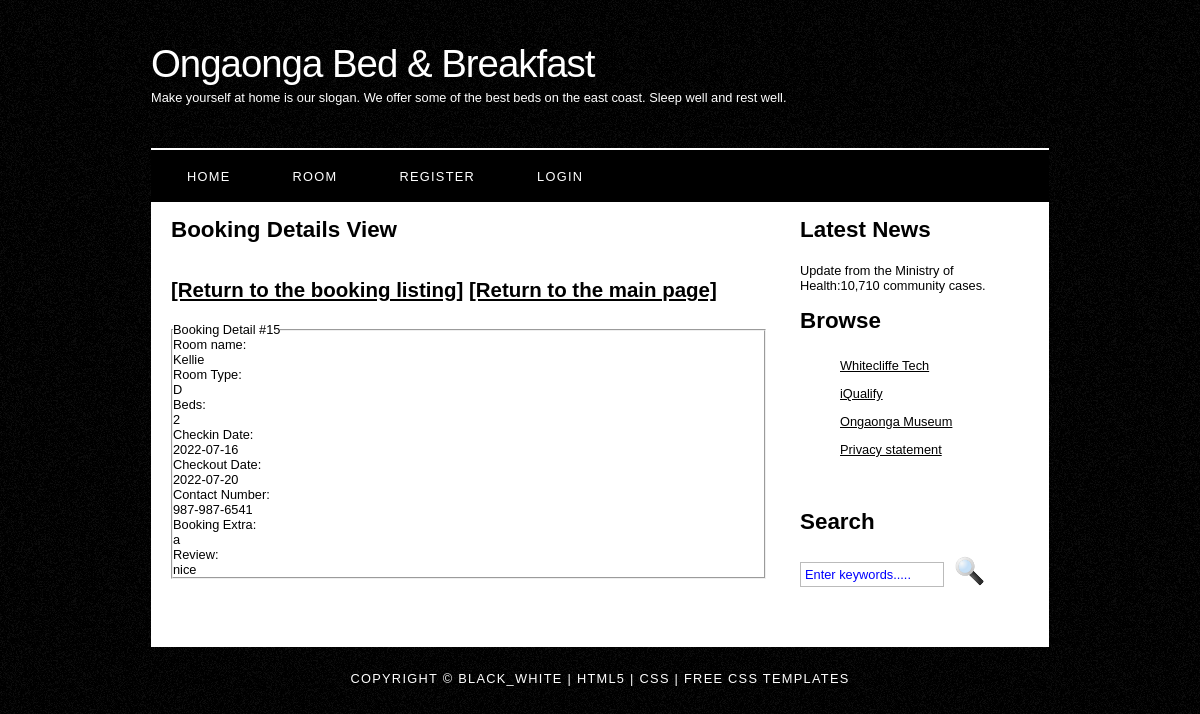
The page /bookaroom/bookingdetails.php?id=15 on the database its author committed.
### tables this page shows
CREATE TABLE `booking` (
  `bookingID` int NOT NULL AUTO_INCREMENT,
  `roomID` int NOT NULL,
  `customerID` int NOT NULL,
  `checkindate` date NOT NULL,
  `checkoutdate` date NOT NULL,
  `contactnumber` varchar(50) NOT NULL,
  `price` double DEFAULT NULL,
  `review` varchar(100) DEFAULT NULL,
  `booking_extra` varchar(200) DEFAULT NULL,
  PRIMARY KEY (`bookingID`),
  KEY `FK_customerID` (`customerID`),
  KEY `FK_roomID` (`roomID`),
  CONSTRAINT `FK_customerID` FOREIGN KEY (`customerID`) REFERENCES `customer` (`customerID`) ON DELETE RESTRICT ON UPDATE RESTRICT,
  CONSTRAINT `FK_roomID` FOREIGN KEY (`roomID`) REFERENCES `room` (`roomID`) ON DELETE RESTRICT ON UPDATE RESTRICT
);

CREATE TABLE `room` (
  `roomID` int NOT NULL AUTO_INCREMENT,
  `roomname` varchar(60) NOT NULL,
  `description` varchar(60) NOT NULL,
  `roomtype` varchar(50) NOT NULL,
  `beds` int NOT NULL,
  PRIMARY KEY (`roomID`)
);

### bookaroom/bookingdetails.php (the view, shortened to what this page needs)
<!DOCTYPE html>
<html lang="en">
<head>
</head>
<body>
    <?php
    include "header.php";
    include "menu.php";
    echo '<div id="site_content">';
    include "sidebar.php";
    echo '<div id="content">';
    $DBC = mysqli_connect(DBHOST, DBUSER, DBPASSWORD, DBDATABASE);
    if ($_SERVER["REQUEST_METHOD"] == "GET") {
        $id = $_GET['id'];
    }
    $query = 'SELECT booking.bookingID, room.roomname, room.roomtype, room.beds,
booking.checkindate, booking.checkoutdate, booking.contactnumber, booking.booking_extra, booking.review FROM `booking`
INNER JOIN `room` ON booking.roomID=room.roomID WHERE bookingID=' . $id;
    $result = mysqli_query($DBC, $query);
    $rowcount = mysqli_num_rows($result);
    ?>
    <h1>Booking Details View</h1>
    <h2><a href="bookinglisting.php">[Return to the booking listing]</a>
        <a href="index.php">[Return to the main page]</a>
    </h2>
    <?php
    if ($rowcount > 0) {
        echo "<fieldset><legend>Booking Detail #$id</legend><dl>";
        $row = mysqli_fetch_assoc($result);
        echo "<dt>Room name: </dt><dd>" . $row['roomname'] . "</dd>" . PHP_EOL;
        echo "<dt>Room Type: </dt><dd>" . $row['roomtype'] . "</dd>" . PHP_EOL;
        echo "<dt>Beds: </dt><dd>" . $row['beds'] . "</dd>" . PHP_EOL;
        echo "<dt>Checkin Date: </dt><dd>" . $row['checkindate'] . "</dd>" . PHP_EOL;
        echo "<dt>Checkout Date: </dt><dd>" . $row['checkoutdate'] . "</dd>" . PHP_EOL;
        echo "<dt>Contact Number: </dt><dd>" . $row['contactnumber'] . "</dd>" . PHP_EOL;
        echo "<dt>Booking Extra: </dt><dd>" . $row['booking_extra'] . "</dd>" . PHP_EOL;
        echo "<dt>Review: </dt><dd>" . $row['review'] . "</dd>" . PHP_EOL;
        echo '</dl></fieldset>' . PHP_EOL;
    } else echo "<h5>No booking found! Possbily deleted!</h5>";
    ?>
</body>
<?php
include "footer.php";
?>
</html>

### bookaroom/style/style.css (style rules this page uses)
html { height: 100%; }
* { margin: 0; padding: 0; }
body { font: normal .80em 'century gothic', arial, sans-serif; background: #000 url(background.png) repeat; color: #000; }
h1, h2, h3, h4, h5, h6 { font: normal 175% 'century gothic', arial, sans-serif; color: #000; margin: 0 0 15px 0; padding: 15px 0 5px 0; font-weight: bold; }
h2 { font: normal 160% 'century gothic', arial, sans-serif; font-weight: bold; }
a, a:hover { outline: none; text-decoration: underline; color: #000; }
#main, #logo, #menubar, #site_content, #footer { margin-left: auto; margin-right: auto; }
#site_content { width: 854px; overflow: hidden; margin: 0 auto 0 auto; padding: 0 24px 20px 20px; background: #FFF; }
#content { text-align: left; float: left; width: 595px; padding: 0; }

### rows shown on the page
booking: roomID.roomname "Kellie", roomID.roomtype "D", roomID.beds "2", checkindate "2022-07-16", checkoutdate "2022-07-20", contactnumber "987-987-6541", booking_extra "a", review "nice"

### other values the page prints
$id "15"
